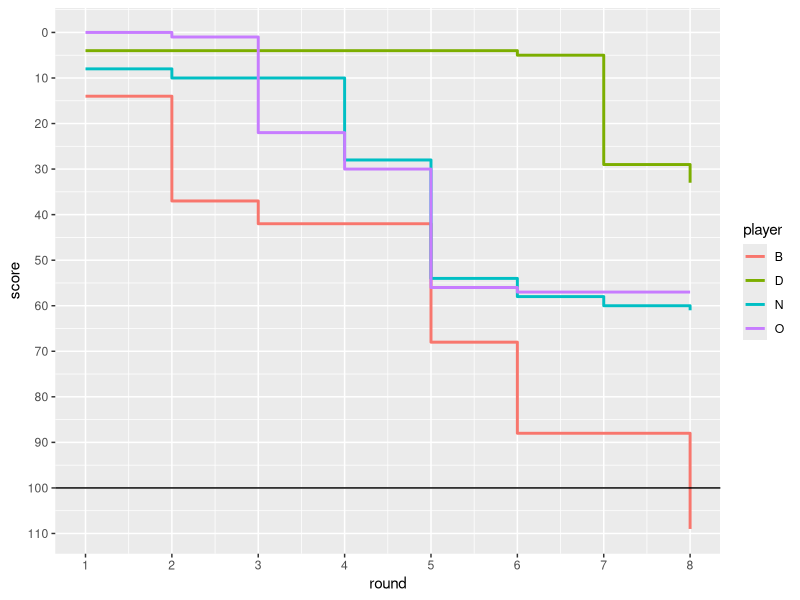
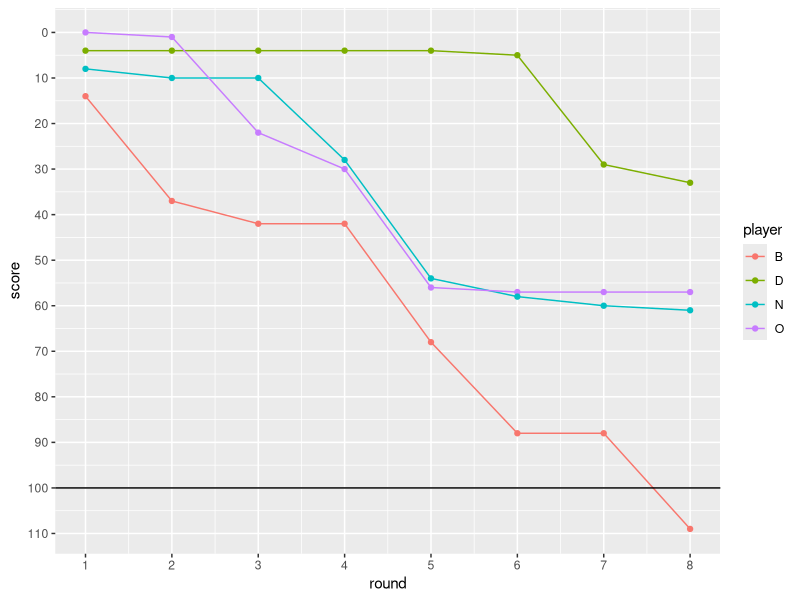
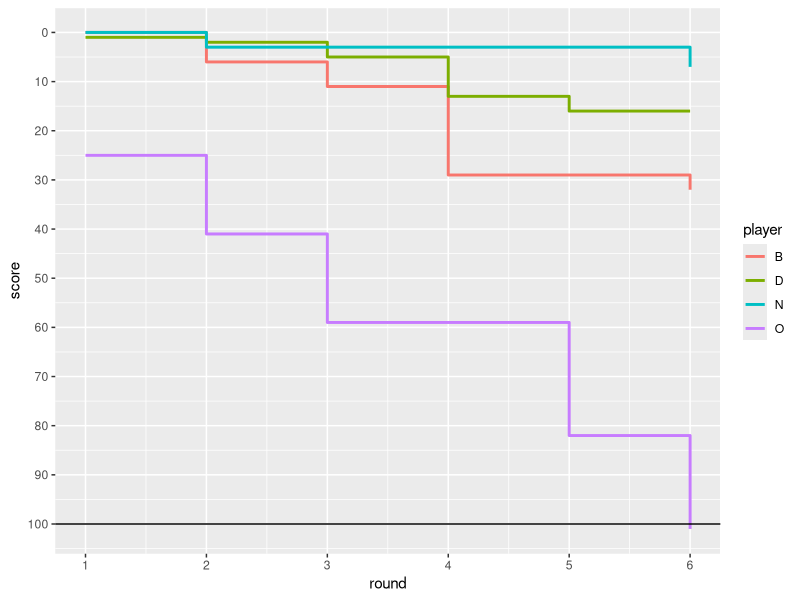
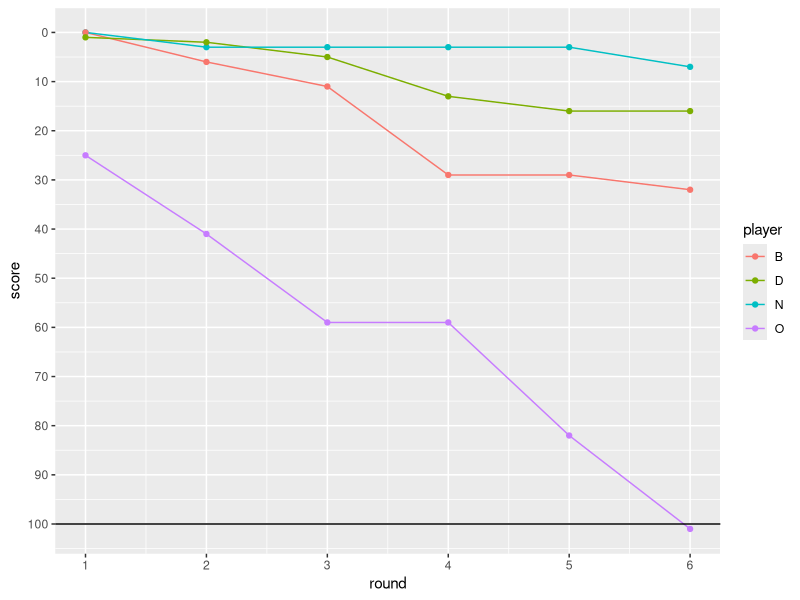
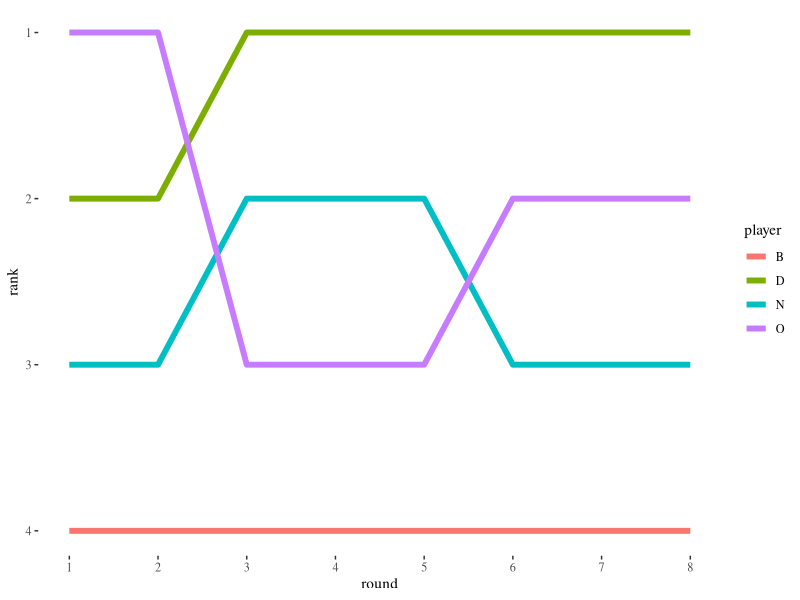
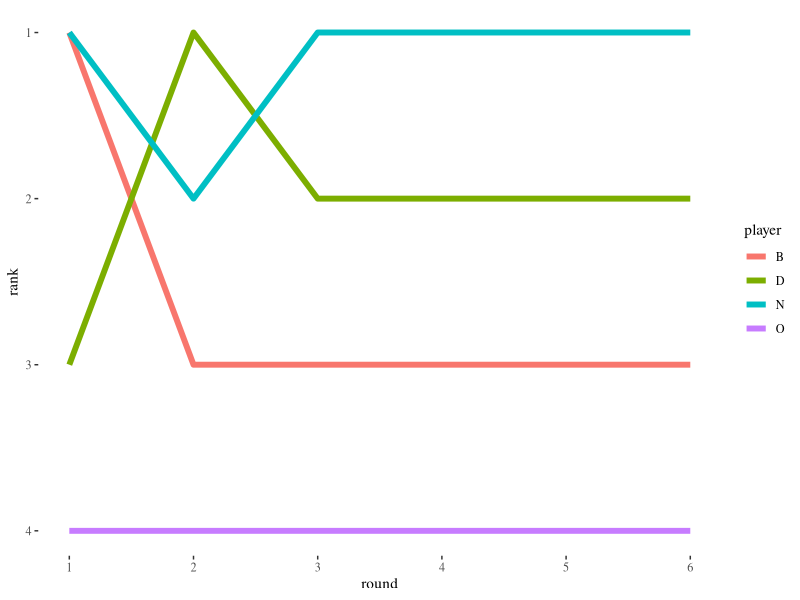
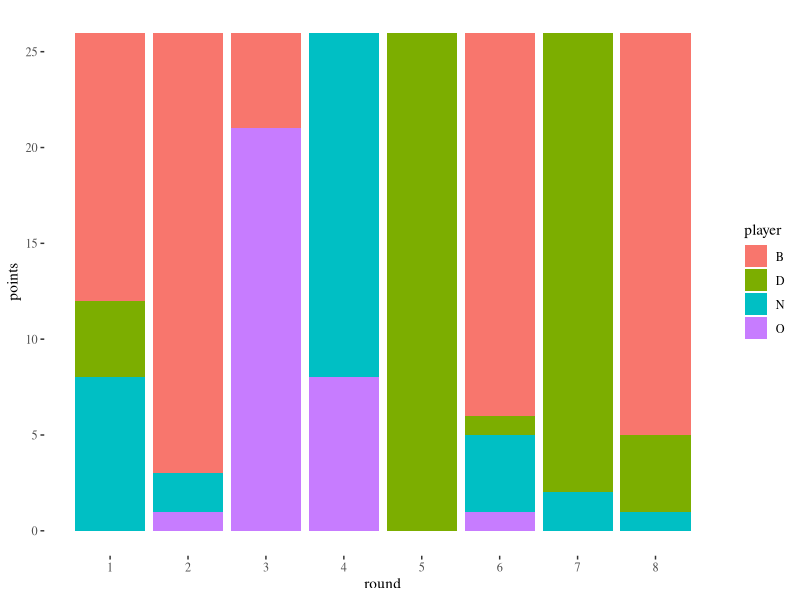
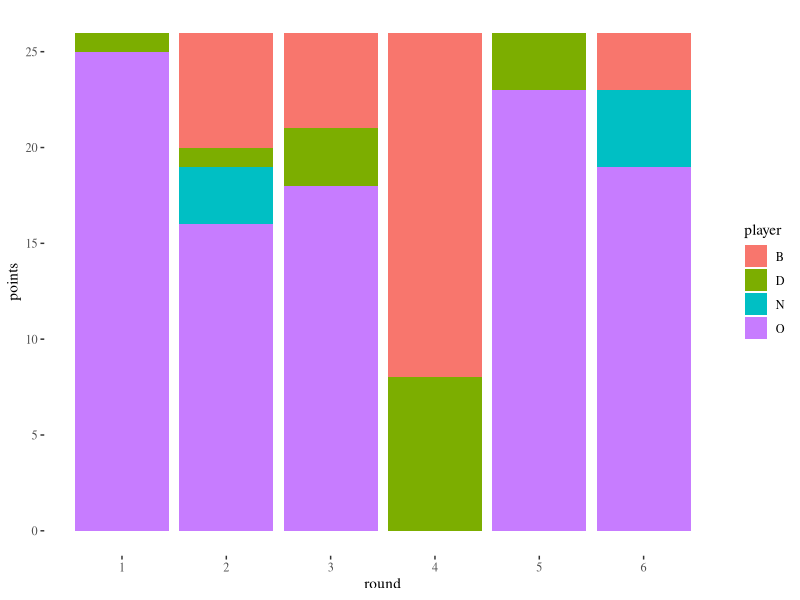

Generate these figures, in order, with R:
## ---- chunk 1
knitr::opts_chunk$set(message = FALSE)
knitr::opts_chunk$set(
  fig.path = "images/"
)
## ---- chunk 2
library(readr)
library(dplyr)
points1 <- 
  read_csv("data/hearts-g1.csv") %>% 
  mutate(round = row_number())
points2 <- 
  read_csv("data/hearts-g2.csv") %>% 
  mutate(round = row_number())
shoot_the_moon <- 
  function(df) {
    df %>% 
      # Lazily hard-code column names
      mutate(zeros = (B==0) + (O==0) + (N==0) + (D==0)) %>%
      mutate(B = ifelse(zeros == 3, ifelse(B == 0, 26, 0), B),
             O = ifelse(zeros == 3, ifelse(O == 0, 26, 0), O),
             N = ifelse(zeros == 3, ifelse(N == 0, 26, 0), N),
             D = ifelse(zeros == 3, ifelse(D == 0, 26, 0), D)) %>% 
      select(-zeros)
  }
score1 <- 
  points1 %>% 
  shoot_the_moon() %>% 
  mutate_at(1:4, cumsum)
score2 <- 
  points2 %>% 
  shoot_the_moon() %>% 
  mutate_at(1:4, cumsum)
## ---- chunk 3
score1 %>% select(-round)
## ---- chunk 4
score2 %>% select(-round)
## ---- chunk 5
library(tidyr)
library(magrittr)
points1 %<>% gather(player, points, -round)
points2 %<>% gather(player, points, -round)
score1 %<>% gather(player, score, -round)
score2 %<>% gather(player, score, -round)
## ---- chunk 6
library(ggplot2)
library(ggthemes)
## ---- chunk 7
ggplot(score1, aes(x = round, y = score, group = player, color = player)) +
  geom_step(size = 1) + geom_hline(yintercept = 100, color = "black") + 
  scale_x_continuous(breaks=1:8) + scale_y_reverse(breaks = seq(0, 110, 10))
## ---- chunk 8
ggplot(score1, aes(x = round, y = score, group = player, color = player)) +
  geom_line() + geom_point() + geom_hline(yintercept = 100, color = "black") +
  scale_x_continuous(breaks=1:8) + scale_y_reverse(breaks = seq(0, 110, 10))
## ---- chunk 9
ggplot(score2, aes(x = round, y = score, group = player, color = player)) +
  geom_step(size = 1) + geom_hline(yintercept = 100, color = "black") +
  scale_x_continuous(breaks=1:8) + scale_y_reverse(breaks = seq(0, 110, 10))
## ---- chunk 10
ggplot(score2, aes(x = round, y = score, group = player, color = player)) +
  geom_line() + geom_point() + geom_hline(yintercept = 100, color = "black") +
  scale_x_continuous(breaks=1:8) + scale_y_reverse(breaks = seq(0, 110, 10))
## ---- chunk 11
graph_by_rank <- 
  function(df) {
    df %>% 
      group_by(round) %>% 
      mutate(rank = min_rank(score)) %>% 
      ungroup() %>% 
      ggplot(aes(x = round, y = rank, group = player, colour = player)) +
      geom_line(size = 2) + 
      scale_x_continuous(breaks = 1:8) +
      scale_y_reverse() +
      theme_tufte()
  }
## ---- chunk 12
graph_by_rank(score1)
## ---- chunk 13
graph_by_rank(score2)
## ---- chunk 14
ggplot(points1, aes(x = round, y = points, group = player, fill = player)) +
  geom_col() + theme_tufte() +
  scale_x_continuous(breaks = 1:8) + scale_y_continuous(breaks = seq(0, 25, 5))
## ---- chunk 15
ggplot(points2, aes(x = round, y = points, group = player, fill = player)) +
  geom_col() + theme_tufte() +
  scale_x_continuous(breaks = 1:8) + scale_y_continuous(breaks = seq(0, 25, 5))
